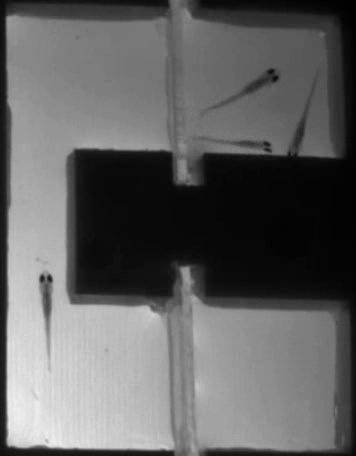
#> input picture _data/arena_still.png, 356 x 456 px, found by its file name
$ python 4_find_largest_blob.py
#> lines starting #> are read from the running program, lines starting #| are printed output that depends on the picture; after the words box and inside, x2 and y2 are one past the last pixel; in counts of white or black regions, pixels touching at a corner belong together
# Load still image, compute difference, and find largest binary blob

# Import libraries
import numpy as np
import imageio.v3 as iio
from skimage.measure import label, regionprops, regionprops_table

# Set paths
foreground_path = '_data/arena_still.png'
background_path = '_data/arena_empty.png'
output_path = '_tmp/output.png'

# Load image from file
foreground_image = iio.imread(foreground_path)
#> foreground_image is the input picture: shape (456, 356); min 0, max 238, mean 98.4
background_image = iio.imread(background_path)
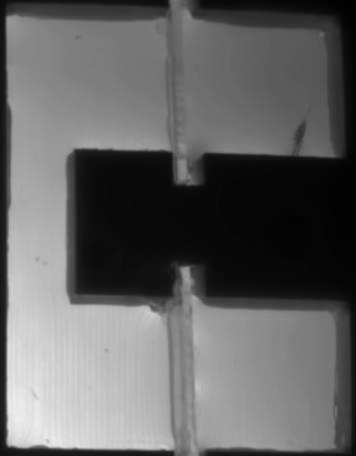
#> input picture _data/arena_empty.png, 356 x 456 px, found by its file name
#> background_image is the input picture: shape (456, 356); min 0, max 237, mean 99.1

# Convert to floating point precision
foreground_image_float = np.float32(foreground_image)
background_image_float = np.float32(background_image)

# Process images (absolute difference, crop, and threshold)
difference = np.abs(foreground_image_float - background_image_float)
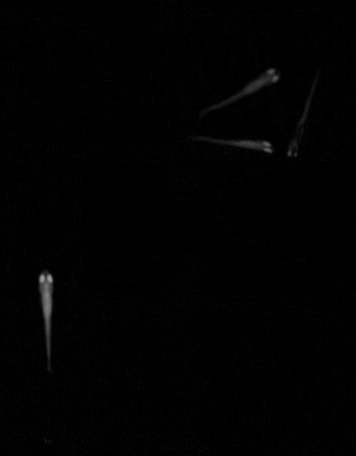
#> difference: shape (456, 356) float32; min 0, max 162, mean 1.5
crop_image = difference[:, :175]
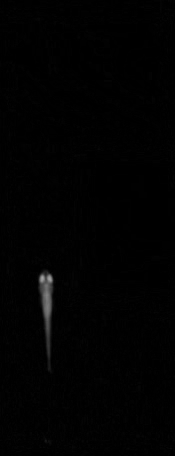
#> crop_image: shape (456, 175) float32; min 0, max 162, mean 1.6
binary_image = np.uint8(crop_image > 10)
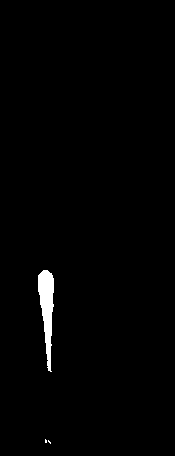
#> binary_image: shape (456, 175); values 0 (black) and 1 (white), 1.2% white; 3 white regions (2 under 20 px)

# Find binary regions
label_image = label(binary_image)
#> label_image: shape (456, 175) int64; 4 distinct labels, from 0 to 3
blobs = regionprops(label_image)
#> blobs = 3 regions; box (x1, y1, x2, y2) and area: (38, 270, 54, 372) 936, (45, 439, 47, 443) 7, (48, 440, 51, 444) 6
num_blobs = len(blobs)
#> num_blobs = 3

# Find largest binary region
largest_area = 0
largest_id = -1
id = 0
for blob in blobs:
    if blob.area > largest_area:
        largest_id = 0
#> this loop made 3 passes
largest_blob = blobs[largest_id]

# Report
print("Blob Area: {0:.1f}, Blob Centroid: {1:.2f},{2:.2f}".format(largest_blob.area, largest_blob.centroid[0], largest_blob.centroid[1]))
#| Blob Area: 936.0, Blob Centroid: 307.94,46.51

# Convert to output image format (unsigned 8-bit integer, 0 and 255)
output_image = np.uint8(binary_image * 255)
#> output_image: shape (456, 175); 1.2% white; 3 white regions (2 under 20 px), largest, box (x1, y1, x2, y2) and area: (38, 270, 54, 372) 936

# Save the processed image to a file
iio.imwrite(output_path, output_image)

#FIN
